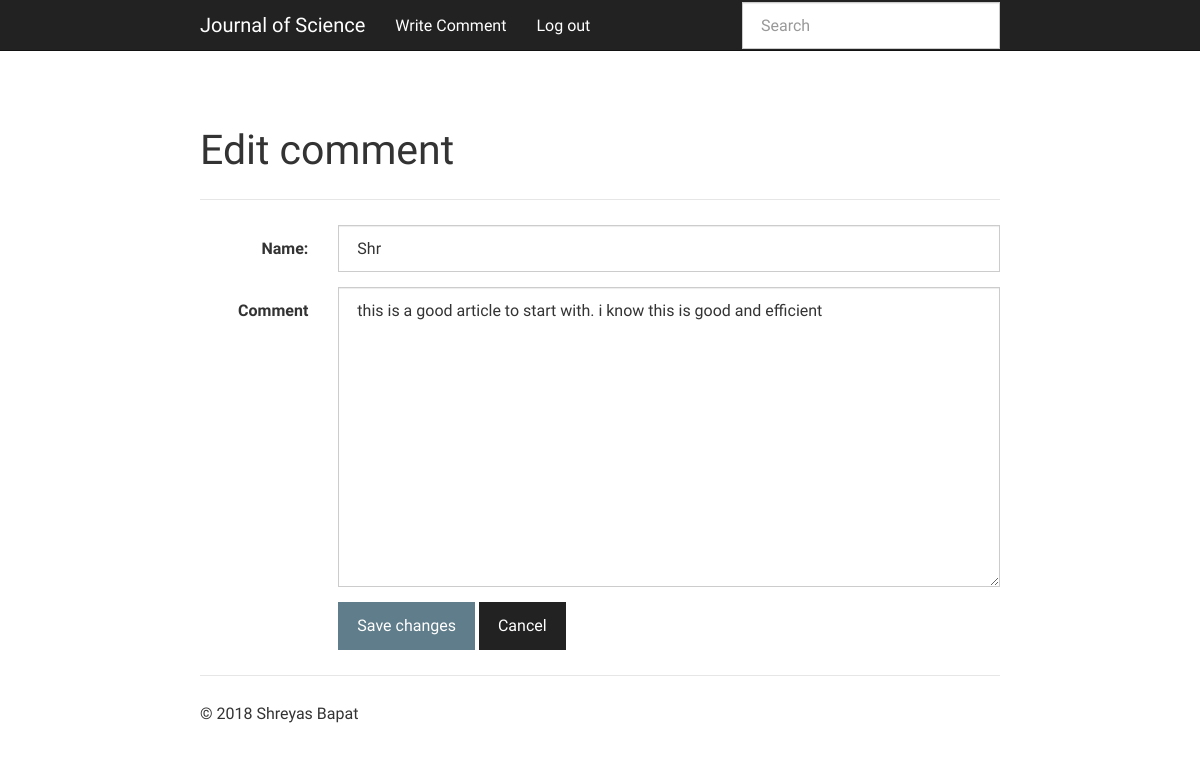
Screenshot of /shr/edit/ (signed in) with the database file from the repository.
### app.py (models this page shows, shortened)
class Entry(flask_db.Model):
    title = CharField()
    slug = CharField(unique=True)
    content = TextField()
    published = BooleanField(index=True)
    timestamp = DateTimeField(default=datetime.datetime.now, index=True)

### app.py (the view)
@app.route('/<slug>/edit/', methods=['GET', 'POST'])
@login_required
def edit(slug):
    entry = get_object_or_404(Entry, Entry.slug == slug)
    return _create_or_edit(entry, 'edit.html')

### app.py (called while the page is built, shortened)
def login_required(fn):
    @functools.wraps(fn)
    def inner(*args, **kwargs):
        if session.get('logged_in'):
            return fn(*args, **kwargs)
        return redirect(url_for('login', next=request.path))
    return inner

def _create_or_edit(entry, template):
    return render_template(template, entry=entry)

### templates/edit.html (shortened to what this page needs)
{% extends "create.html" %}
{% block content_title %}Edit comment{% endblock %}
{% block form_action %}{{ url_for('edit', slug=entry.slug) }}{% endblock %}
{% block save_button %}Save changes{% endblock %}

### templates/create.html (shortened to what this page needs)
{% extends "base.html" %}
{% block content %}
  <form action="{% block form_action %}{{ url_for('create') }}{% endblock %}" class="form-horizontal" method="post">
    <div class="form-group">
      <label for="title" class="col-sm-2 control-label">Name: </label>
      <div class="col-sm-10">
        <input class="form-control" id="title" name="title" type="text" value="{{ entry.title }}">
      </div>
    </div>
    <div class="form-group">
      <label for="Content" class="col-sm-2 control-label">Comment</label>
      <div class="col-sm-10">
        <textarea class="form-control" id="content" name="content" style="height: 300px;">{{ entry.content }}</textarea>
      </div>
    </div>
    <div class="form-group">
      <div class="col-sm-offset-2 col-sm-10">
        <button class="btn btn-primary" type="submit">{% block save_button %}Create{% endblock %}</button>
        <a class="btn btn-default" href="{{ url_for('index') }}">Cancel</a>
      </div>
    </div>
  </form>
{% endblock %}

### rows the page displays
Entry: title "Shr", content "this is a good article to start with. i know this is good and efficient"
